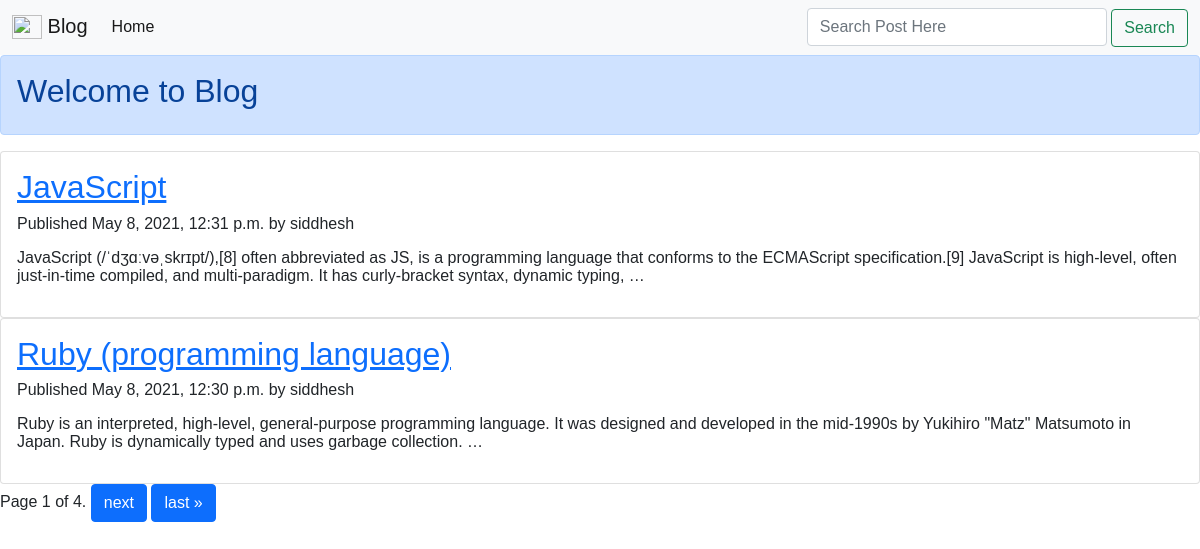
The app's page /blog/list/ with its own data.
### blog/models.py (models this page shows, shortened)
class Post(models.Model):
    title = models.CharField(max_length=250)
    slug = models.SlugField(max_length=250, unique_for_date='publish')
    author = models.ForeignKey(User, on_delete=models.CASCADE, related_name='blog_posts')
    body = models.TextField()
    publish = models.DateTimeField(default=timezone.now)
    created = models.DateTimeField(auto_now_add=True)
    STATUS_CHOICES = (
        ('draft', 'Draft'),
        ('published', 'Published'),
    )
    status = models.CharField(max_length=10, choices=STATUS_CHOICES, default='draft')
    class Meta:
        ordering = ['-publish']
    def get_absolute_url(self):
        return reverse('blog:post_detail',  # see urls.py app_name = blog , name= post_details
                       args=[
                           self.publish.year,
                           self.publish.month,
                           self.publish.day,
                           self.slug
                       ])

### blog/views.py (the view, shortened to what this page needs)
# urls.py: path('list/', PostListView.as_view(), name='post_list'),
class PostListView(ListView, FormView):
    model = Post
    context_object_name = 'posts'
    template_name = 'list.html'
    paginate_by = 2  # pagination each page shows 2 posts
    form_class = SearchForm

### blog/form.py
class SearchForm(forms.Form):
    search=forms.CharField(widget=forms.TextInput(
        attrs={
            'class': 'form-control me-2',
            'placeholder': 'Search Post Here',
            'type' : "search" ,
            'aria-label':'Search'
        }
    ))

### templates/list.html (shortened to what this page needs)
{% extends 'base.html' %}
{% block nav_block %}
    <li class="nav-item">
        <a class="nav-link active" aria-current="page" href="{% url 'blog:post_list' %}">Home</a>
    </li>
{% endblock %}
{% block search_box %}
    <form autocomplete="off" method="POST">
        <div class="autocomplete" style="width:300px;">
            {{ form.search }}
        </div>
        <button class="btn btn-outline-success" type="submit">Search</button>
    </form>
{% endblock %}
{% block body_block %}
    {% for post in posts %}
        <div class="card">
            <div class="card-body">
                <h2><a href="{{ post.get_absolute_url }}">{{ post.title }}</a></h2>
                <p>Published {{ post.publish }} by {{ post.author }}</p>
                {{ post.body|truncatewords:30|linebreaks }}
            </div>
        </div>
    {% endfor %}
    {% include 'pagination.html' %}
{% endblock %}

### templates/list.html (style rules this page uses)
* { box-sizing: border-box; }
body { font: 16px Arial; }
.autocomplete { position: relative; display: inline-block; }
input { border: 1px solid transparent; background-color: #f1f1f1; padding: 10px; font-size: 16px; }

### records on screen
Post: title "JavaScript", publish "May 8, 2021, 12:31 p.m.", author "siddhesh", body "JavaScript (/ˈdʒɑːvəˌskrɪpt/),[8] often abbreviated as JS, is a programming language that conforms to the ECMAScript specification.[9] JavaScript is high-level, often just-in-time compiled, and multi-paradigm. It has curly-bracket syntax, dynamic typing, …"
Post: title "Ruby (programming language)", publish "May 8, 2021, 12:30 p.m.", author "siddhesh", body "Ruby is an interpreted, high-level, general-purpose programming language. It was designed and developed in the mid-1990s by Yukihiro \"Matz\" Matsumoto in Japan. Ruby is dynamically typed and uses garbage collection. …"

### other values on screen
{{ page_obj.number }} "1"
{{ page_obj.paginator.num_pages }} "4"
